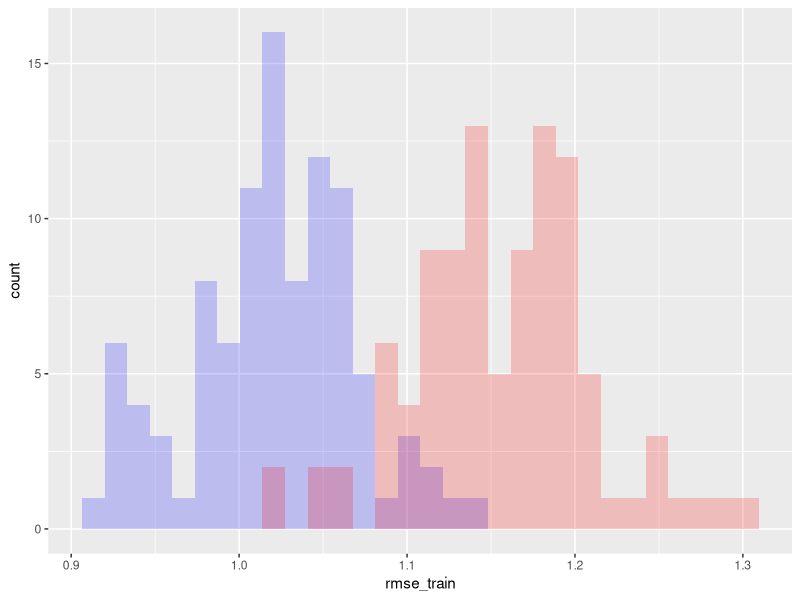
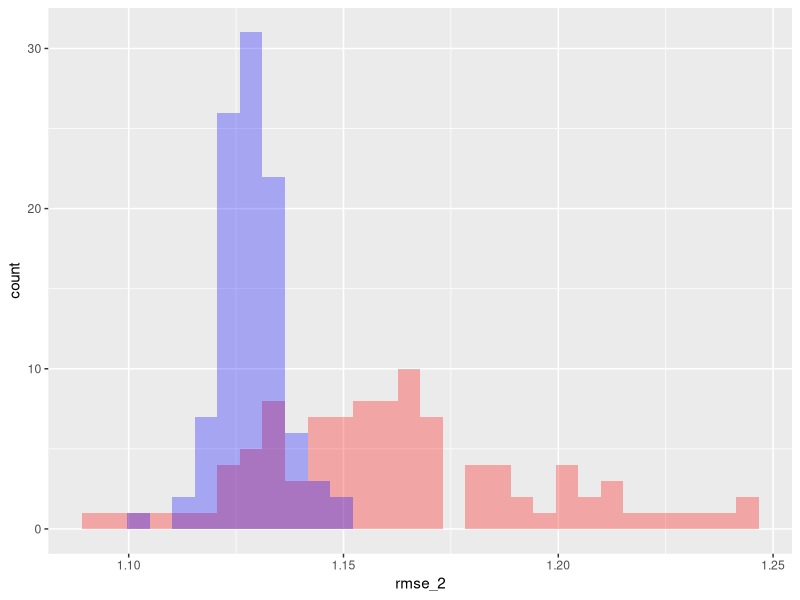
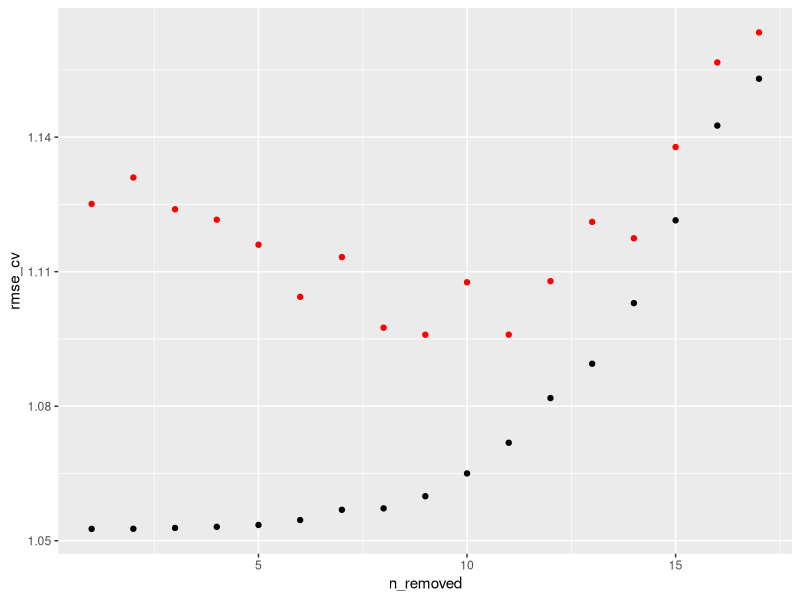
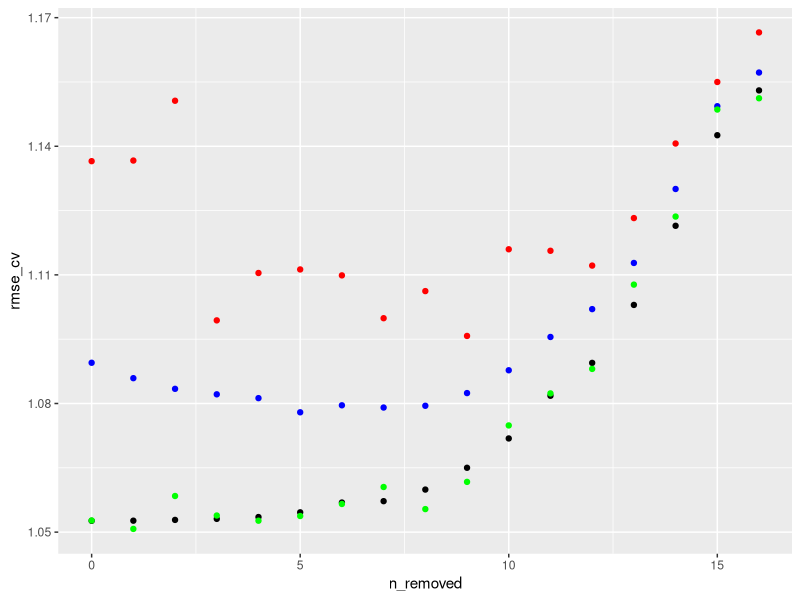
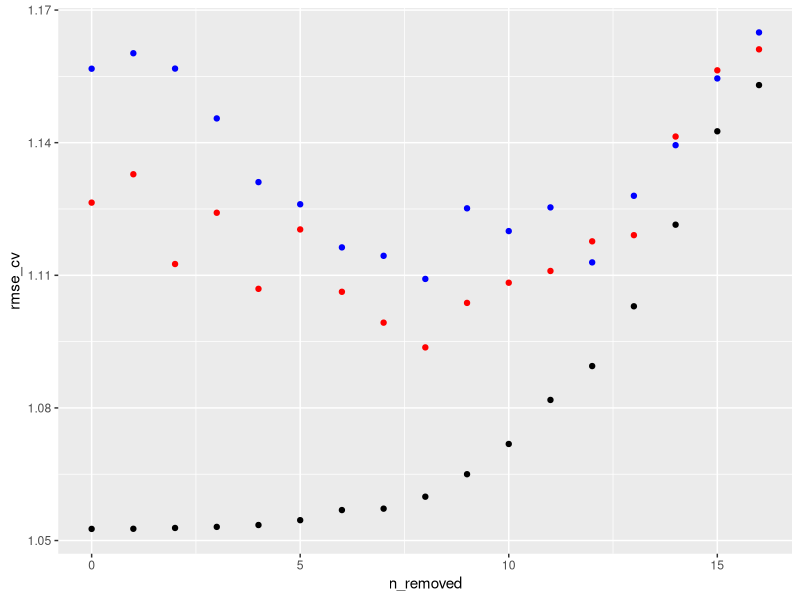
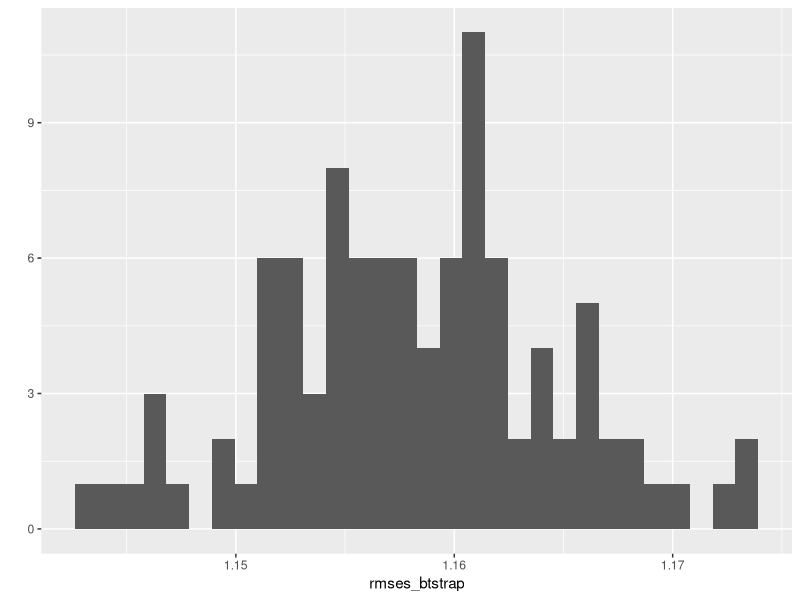
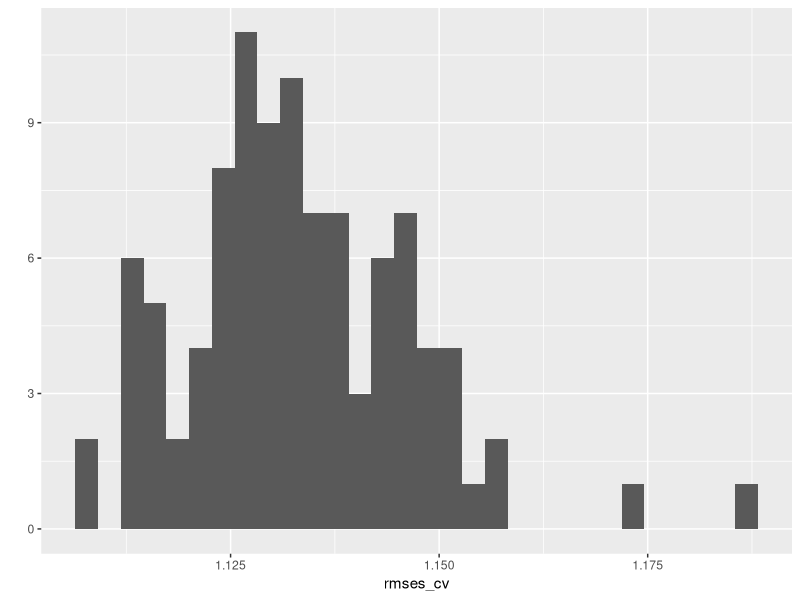
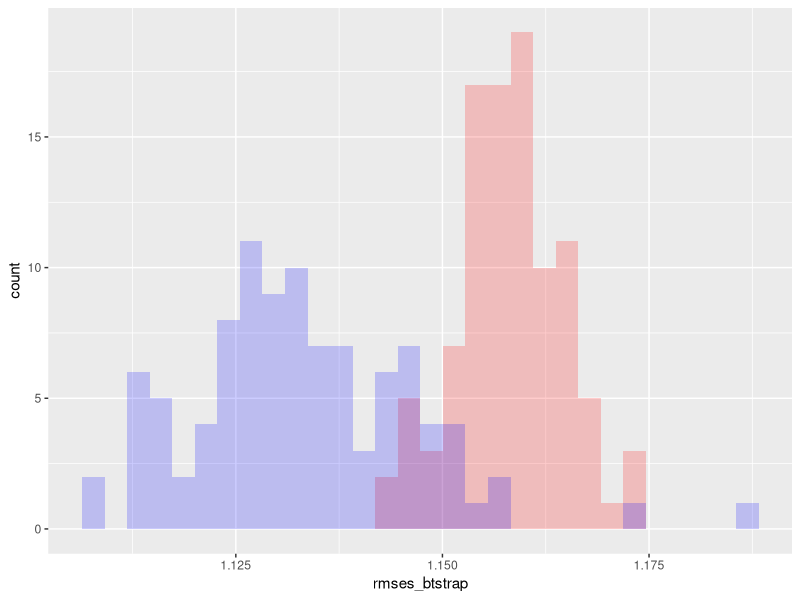

R code for these plots, in order:
library(dplyr)
library(ggplot2)

# Load data
setwd('C:/Users/Andrew/Documents/Signal/curriculum/datasets/speed-dating-simple/')
df = read.csv('speed-dating-simple.csv')
df_attr = select(df, -intel_o, -amb_o, -fun_o, -sinc_o)
df_attr = filter(df_attr, gender==1)
df_attr = select(df_attr, -gender)

# Single train/test split
split_data = function(df) {
  groups = sample(1:nrow(df)) %% 2
  train = df[groups == 0, ]
  test = df[groups == 1, ]
  list(train=train, test=test)
}

split_predict = function(train, test) {
  model = lm(attr_o ~ ., train)
  pred_train = predict(model, train)
  pred_test = predict(model, test)
  list(train=pred_train, test=pred_test)
}

rmse = function(x, y) sqrt(mean((x-y)^2))

niter = 100
rmse_train = rep(0, niter)
rmse_test = rep(0, niter)
for (i in 1:niter) {
  print(paste('Iteration:', i))
  splits = split_data(df_attr)
  preds = split_predict(splits$train, splits$test)
  rmse_train[i] = rmse(preds$train, splits$train$attr_o)
  rmse_test[i] = rmse(preds$test, splits$test$attr_o)
}
rmses = data.frame(rmse_train, rmse_test)
ggplot(rmses) + geom_histogram(aes(rmse_train), fill="blue", alpha=0.2) + geom_histogram(aes(rmse_test), fill="red", alpha=0.2)

sd(rmse_test)
sd(rmse_train)

# n-fold cross validation
nfold_cv = function(df, n_folds) {
  # Make empty predictions vector
  preds = numeric(nrow(df))

  # Calculate the different folds
  folds = sample(nrow(df)) %% n_folds + 1

  for (i in 1:n_folds) {
    # Get subsets of the data
    df_train = df[folds != i, ]
    df_test = df[folds == i, ]

    # Fit linear model to training set
    fit = lm(attr_o ~ ., df_train)

    # Make predictions for test set
    preds[folds == i] = predict(fit, df_test)
  }

  # Return RMSE
  sqrt(mean((preds - df$attr_o)^2))
}

# Run 100 trials for calculation of RMSE
rmse_2 = numeric(100)
rmse_10 = numeric(100)

for (i in 1:100) {
  print(paste('Iteration', i))
  rmse_2[i] = nfold_cv(df_attr, 2)
  rmse_10[i] = nfold_cv(df_attr, 10)
}

# Plot values of RMSE
df_rmse = data.frame(rmse_2, rmse_10)
ggplot(df_rmse) + geom_histogram(aes(x=rmse_2), alpha=0.3, fill="red") + geom_histogram(aes(x=rmse_10), alpha=0.3, fill="blue")

sd(rmse_2)
sd(rmse_10)


# Stepwise regression code by Michael Beese II (heavily modified)

backward_step = function(df) {
  rmse_cv = c()
  rmse_nocv = c()
  n_removed = c()
  n_removed_count = 1
  while (length(colnames(df)) > 1) {
    # Fit model
    model = lm(attr_o ~ ., df)

    # Add cross-validated RMSE estimate
    rmse_cv = c(rmse_cv, nfold_cv(df, 10))

    # Add RMSE for linear regression on whole dataset
    rmse_nocv = c(rmse_nocv, rmse(predict(model, df), df$attr_o))

    # Add # features removed
    n_removed = c(n_removed, n_removed_count)

    # Feature elimination
    sumDF = as.data.frame(summary(model)$coefficients)
    sumDF = cbind(sumDF, rownames(sumDF))
    sumDF = sumDF[-1, ] # remove Intercept row
    maxRow = filter(sumDF, sumDF[4] == max(sumDF[4])) # biggest p-value

    # Eliminate column
    df = select(df, -one_of(as.character(maxRow[[5]])))

    n_removed_count = n_removed_count + 1
  }

  data.frame(n_removed=n_removed, rmse_cv=rmse_cv, rmse_nocv=rmse_nocv)
}

step_results = backward_step(df_attr)

# Not a completely smooth plot, but RMSE decreases as
# features are removed and then sharply climbs when you've
# removed ~14 variables
ggplot(step_results) + geom_point(aes(x=n_removed, y=rmse_cv), color="red") + geom_point(aes(x=n_removed, y=rmse_nocv))

# Using the real step() function
backStepOfficial = function(df) {
  responseVars = c("attr_o", "sinc_o","intel_o","fun_o","amb_o")
  finalModels = list()
  for(i in responseVars){
    activities = select(df, one_of(i), sports:yoga)
    f = paste(i,"~.")
    model = lm(f, activities)
    s = step(model, formula(model), direction="backward")
    finalModels[[length(finalModels)+1]] = s
  }
  return(finalModels)
}

# Female vs. male
step_f = backStepOfficial(filter(df, gender==0))
step_m = backStepOfficial(filter(df, gender==1))

# Bootstrap functions

bootstrap_bad = function(df, approach) {
  rmse_sum = 0
  for (i in 1:100) {
    idx_btstrap = sample(1:nrow(df), replace=TRUE)
    df_btstrap = df[idx_btstrap, ]

    if (approach == 1) {
      train = df_btstrap
      test = df
    } else if (approach == 2) {
      train = df
      test = df_btstrap
    }

    # Train model
    model = lm(attr_o ~ ., train)
    preds = predict(model, test)

    rmse_sum = rmse_sum + rmse(preds, test$attr_o)
  }
  rmse_sum / 100
}

backward_step_2 = function(df) {
  rmse_cv = c()
  rmse_nocv = c()
  rmse_btstrap_1 = c()
  rmse_btstrap_2 = c()
  n_removed = c()
  n_removed_count = 0
  while (length(colnames(df)) > 1) {
    # Fit model
    model = lm(attr_o ~ ., df)

    # Add cross-validated RMSE estimate
    rmse_cv = c(rmse_cv, nfold_cv(df, 10))

    # Add RMSE for linear regression on whole dataset
    rmse_nocv = c(rmse_nocv, rmse(predict(model, df), df$attr_o))

    # Add bootstrap RMSE
    rmse_btstrap_1 = c(rmse_btstrap_1, bootstrap_bad(df, approach=1))
    rmse_btstrap_2 = c(rmse_btstrap_2, bootstrap_bad(df, approach=2))

    # Add # features removed
    n_removed = c(n_removed, n_removed_count)

    # Feature elimination
    sumDF = as.data.frame(summary(model)$coefficients)
    sumDF = cbind(sumDF, rownames(sumDF))
    sumDF = sumDF[-1, ] # remove Intercept column
    maxRow = filter(sumDF, sumDF[4] == max(sumDF[4])) # biggest p-value

    # Eliminate column
    df = select(df, -one_of(as.character(maxRow[[5]])))

    n_removed_count = n_removed_count + 1
  }
  return(data.frame(n_removed=n_removed, rmse_cv=rmse_cv, rmse_nocv=rmse_nocv, rmse_btstrap_1=rmse_btstrap_1, rmse_btstrap_2=rmse_btstrap_2))
}

step_results_2 = backward_step_2(df_attr)

ggplot(step_results_2) + geom_point(aes(x=n_removed, y=rmse_cv), color="red") + geom_point(aes(x=n_removed, y=rmse_nocv)) + geom_point(aes(x=n_removed, y=rmse_btstrap_1), color="blue") + geom_point(aes(x=n_removed, y=rmse_btstrap_2), color="green")

bootstrap_good = function(df) {
  rmse_sum = 0
  for (i in 1:100) {
    idx_btstrap = sample(1:nrow(df), replace=TRUE)
    df_btstrap = df[idx_btstrap, ]
    model = lm(attr_o ~ ., df_btstrap)

    preds = predict(model, df[-unique(idx_btstrap), ])
    rmse_sum = rmse_sum + rmse(preds, df$attr_o[-unique(idx_btstrap)])
  }
  rmse_sum / 100
}

backward_step_3 = function(df) {
  rmse_cv = c()
  rmse_nocv = c()
  rmse_btstrap = c()
  n_removed = c()
  n_removed_count = 0
  while (length(colnames(df)) > 1) {
    # Fit model
    model = lm(attr_o ~ ., df)

    # Add cross-validated RMSE estimate
    rmse_cv = c(rmse_cv, nfold_cv(df, 10))

    # Add RMSE for linear regression on whole dataset
    rmse_nocv = c(rmse_nocv, rmse(predict(model, df), df$attr_o))

    # Add bootstrap RMSE
    rmse_btstrap = c(rmse_btstrap, bootstrap_good(df))

    # Add # features removed
    n_removed = c(n_removed, n_removed_count)

    # Feature elimination
    sumDF = as.data.frame(summary(model)$coefficients)
    sumDF = cbind(sumDF, rownames(sumDF))
    sumDF = sumDF[-1, ] # remove Intercept column
    maxRow = filter(sumDF, sumDF[4] == max(sumDF[4])) # biggest p-value

    # Eliminate column
    df = select(df, -one_of(as.character(maxRow[[5]])))

    n_removed_count = n_removed_count + 1
  }
  return(data.frame(n_removed=n_removed, rmse_cv=rmse_cv, rmse_nocv=rmse_nocv, rmse_btstrap=rmse_btstrap))
}

step_results_3 = backward_step_3(df_attr)

ggplot(step_results_3) + geom_point(aes(x=n_removed, y=rmse_cv), color="red") + geom_point(aes(x=n_removed, y=rmse_nocv)) + geom_point(aes(x=n_removed, y=rmse_btstrap), color="blue")

# Distributions of RMSE estimates
# Use whole dataset for convenience
rmses_btstrap = sapply(1:100, function(x) bootstrap_good(df_attr))
rmses_cv = sapply(1:100, function(x) nfold_cv(df_attr, 5))
qplot(rmses_btstrap)
qplot(rmses_cv)
df = data.frame(rmses_btstrap, rmses_cv)
ggplot(df) + geom_histogram(aes(x=rmses_btstrap), fill="red", alpha=0.2) + geom_histogram(aes(x=rmses_cv), fill="blue", alpha=0.2)

# Finance bootstrapping estimate example
calc_alpha = function(X, Y) {
  sdX = sd(X)
  sdY = sd(Y)
  (sdY^2) / (sdX^2 + sdY^2)
}

gen_alphas = function(sdX, sdY) {
  nobs = 100
  X = rnorm(nobs, mean=10, sd=sdX)
  Y = rnorm(nobs, mean=10, sd=sdY)

  alphas = numeric(1000)
  for (i in 1:1000) {
    Xstrap = X[sample(1:nobs, replace=TRUE)]
    Ystrap = Y[sample(1:nobs, replace=TRUE)]
    alpha_est = calc_alpha(Xstrap, Ystrap)
    alphas[i] = alpha_est
  }
alphas
}

alph1 = gen_alphas(1, 3)
alph2 = gen_alphas(3, 1)
alph3 = gen_alphas(3, 3)

qplot(alph1)
qplot(alph2)
qplot(alph3)

mean(alph1)
sd(alph1)

mean(alph2)
sd(alph2)

mean(alph3)
sd(alph3)

alph4 = gen_alphas(1, 2)
alph5 = gen_alphas(1, 3)
alph6 = gen_alphas(1, 4)
df_alph = data.frame(alph4, alph5, alph6)
ggplot(df_alph) + geom_histogram(aes(x=alph4), fill="red", alpha=0.2) + geom_histogram(aes(x=alph5), fill="blue", alpha=0.2) + geom_histogram(aes(x=alph6), fill="black", alpha=0.2)
